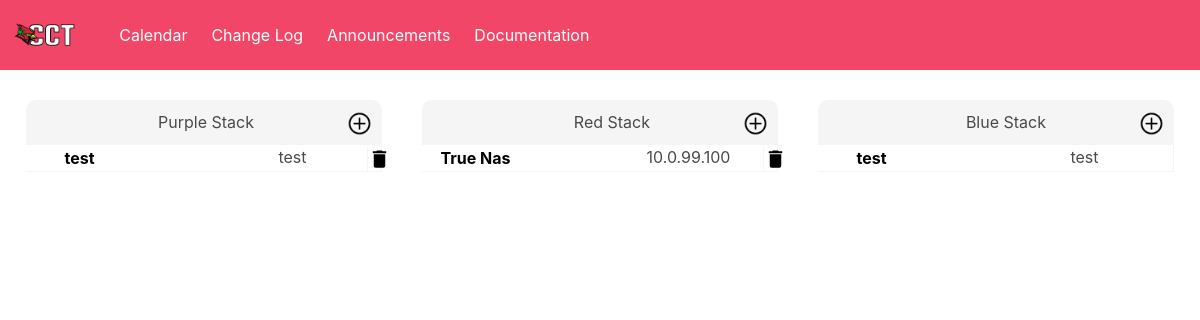
Screenshot of /doc with the database file from the repository.
### tables this page shows
CREATE TABLE purple_stack (
service_id integer primary key autoincrement,
name text,
ip text,
desc text,
username text,
password text
);

CREATE TABLE red_stack (
service_id integer primary key autoincrement,
name text,
ip text,
desc text,
username text,
password text
);

CREATE TABLE blue_stack (
service_id integer primary key autoincrement,
name text,
ip text,
desc text,
username text,
password text
);

### app.py (the view, shortened to what this page needs)
@app.route('/doc', methods=['GET', 'POST'])
def doc():
    conn = getDatabaseConnection()
    blue_stack_data = conn.execute("SELECT * FROM blue_stack").fetchall()
    red_stack_data = conn.execute("SELECT * FROM red_stack").fetchall()
    purple_stack_data = conn.execute("SELECT * FROM purple_stack").fetchall()
    print(blue_stack_data)
    return render_template('doc.html', blue_stack_data=blue_stack_data, purple_stack_data=purple_stack_data, red_stack_data=red_stack_data)

### app.py (called while the page is built)
def getDatabaseConnection():
    connection = sqlite3.connect('cct_database.db')
    connection.row_factory = sqlite3.Row
    return connection

### templates/doc.html (shortened to what this page needs)
{% extends 'base.html' %}
{% block content %}
<form method="POST">
    <div class="diagram-grid">
        <div class="network-stack-div">
            <div class="stack-title-img-grid has-background-light stack-title">
                <div class="title-margin">Purple Stack</div>
                <a href="{{url_for('add_service')}}"><img src="static/add.png" class="add-button"></a>
            </div>
            <div class="stack-grid">
                {% for row in purple_stack_data %}
                <div class="stack-delete-grid">
                    <a onclick="deleteBlueStack('{{ row['service_id'] }}', 'purple_stack')">
                    </a>
                    <a>
                        <button class="service-name" name="service_data" id="service_data" value="{{ row['service_id'] }},purple_stack">{{row['name']}}</button>
                    </a>
                </div>
                <div class="ip">{{row['ip']}}</div>
                {% endfor %}
            </div>
        </div>
        <div class="network-stack-div">
            <div class="stack-title-img-grid has-background-light stack-title">
                <div class="title-margin">Red Stack</div>
                <a href="{{url_for('add_service')}}"><img src="static/add.png" class="add-button"></a>
            </div>
            <div class="stack-grid">
                {% for row in red_stack_data %}
                <div class="stack-delete-grid">
                    <a onclick="deleteBlueStack('{{ row['service_id'] }}', 'red_stack')">
                        <img class="icon delete-stack-button" src="{{ url_for('static', filename='delete.svg') }}">
                    </a>
                    <a>
                        <button class="service-name" name="service_data" id="service_data" value="{{ row['service_id'] }},red_stack">{{row['name']}}</button>
                    </a>
                </div>
                <div class="ip">{{row['ip']}}</div>
                {% endfor %}
            </div>
        </div>
        <div class="network-stack-div">
            <div class="stack-title-img-grid has-background-light stack-title">
                <div class="title-margin">Blue Stack</div>
                <a href="{{url_for('add_service')}}"><img src="static/add.png" class="add-button"></a>
            </div>
            <div class="stack-grid">
                {% for row in blue_stack_data %}
                <div class="stack-delete-grid">
                    <a onclick="deleteBlueStack('{{ row['service_id'] }}', 'blue_stack')">
                        <img class="icon delete-stack-button" src="{{ url_for('static', filename='delete.svg') }}">
                    </a>
                    <a>
                        <button class="service-name" name="service_data" id="service_data" value="{{ row['service_id'] }},blue_stack">{{row['name']}}</button>
                    </a>
                </div>
                <div class="ip">{{row['ip']}}</div>
                {% endfor %}
            </div>
        </div>
    </div>
</form>
{% endblock %}

### static/custom.css (style rules this page uses)
.diagram-grid { display: grid; grid-template-columns: 33% 33% 33%; text-align: center; justify-content: center; }
.network-stack-div { padding: 10px; margin: 10px; margin-top: 20px; }
.stack-grid { display: grid; grid-template-columns: 50% 50%; border-bottom: solid 1px hsl(0, 0%, 96%); }
.stack-delete-grid { display: grid; grid-template-columns: 50% 50%; }
.stack-title { padding: 10px; border-radius: 10px 10px 0px 0px; height: 45px; }
.service-name { margin-left: -160px; border: none; background-color: white; font-size: medium; font-weight: bold; }
.ip { border-right: solid 1px hsl(0, 0%, 96%) }
.add-button { height: 25px; width: 25px; }
.stack-title-img-grid { display: grid; grid-template-columns: 50% 50%; justify-items: right; }
.delete-stack-button { margin-left: -175px; border-left: hsl(0, 0%, 96%) solid 1px; }
.title-margin { margin-right: -50px; }

### rows the page displays
purple_stack: {{ row['service_id'] }} 2 (drawn), name "test", ip "test"
red_stack: {{ row['service_id'] }} 2 (drawn), name "True Nas", ip "10.0.99.100"
blue_stack: {{ row['service_id'] }} 8 (drawn), name "test", ip "test"
